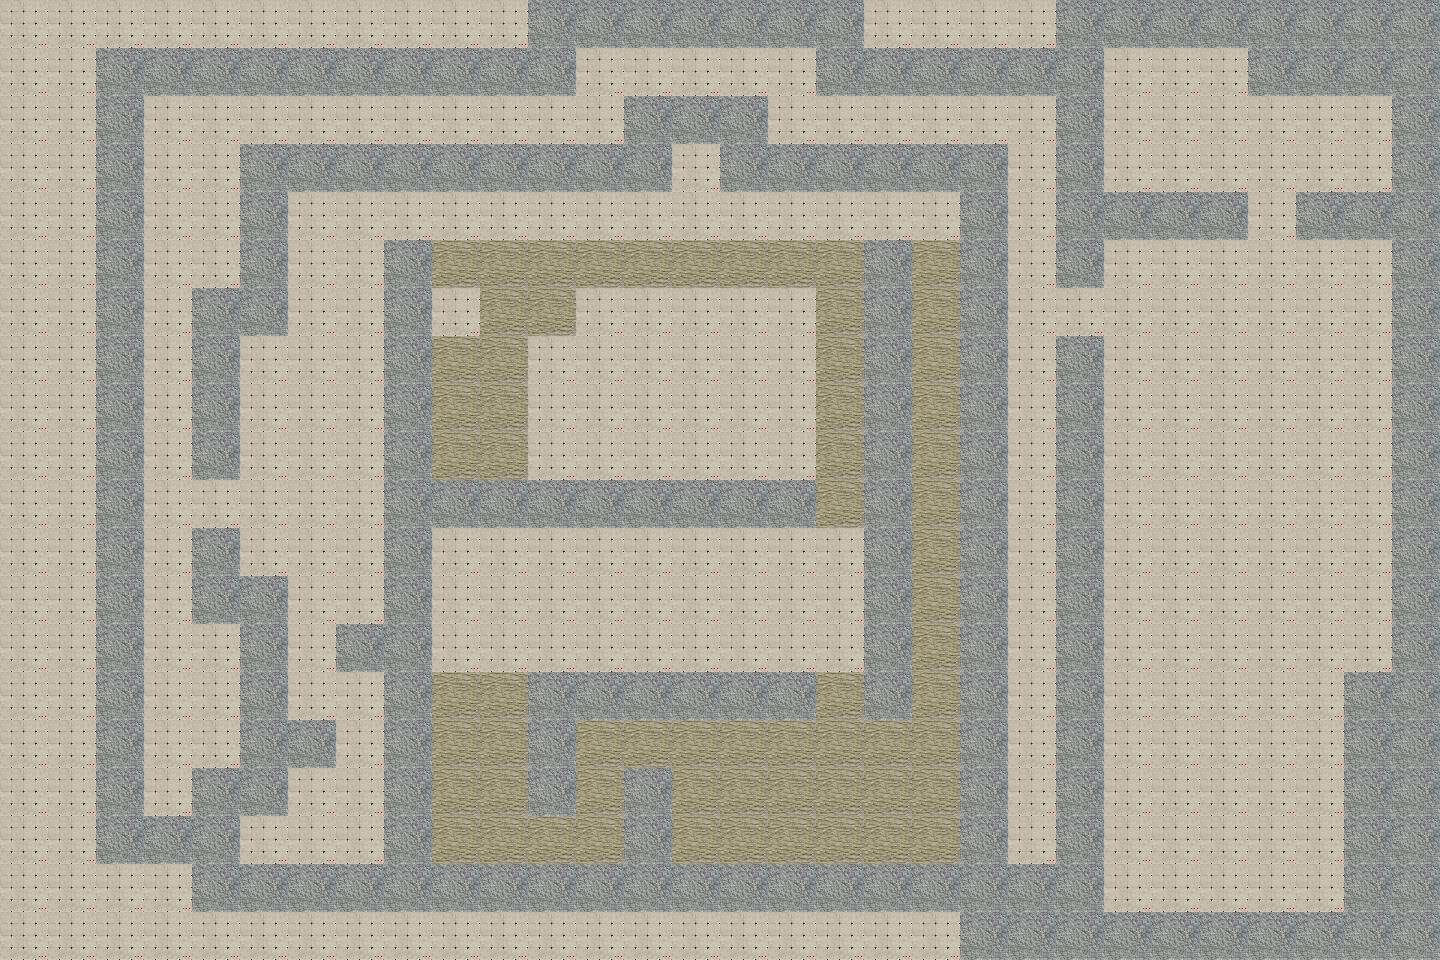

Tiled map render using the project's own tile images. Description and the map definition, with tile-layer contents summarised, below:
An orthogonal 30x20 tile map with 48x48 px tiles, 3 tile layers (ground, walls, dirt), 2 tilesets and 29 objects (24x stone, 4x golem, deathspirit).

<map version="1.10" tiledversion="1.10.2" orientation="orthogonal" renderorder="right-down" width="30" height="20" tilewidth="48" tileheight="48" infinite="0" nextlayerid="6" nextobjectid="69">
 <tileset firstgid="1" source="walls.tsx" />
 <tileset firstgid="5" source="animals.tsx" />
 <layer id="2" name="ground" width="30" height="20">
  <data>[600 cells, 600 non-empty, 1 distinct tile ids]</data>
 </layer>
 <layer id="1" name="walls" width="30" height="20">
  <data>[600 cells, 214 non-empty, 1 distinct tile ids]</data>
 </layer>
 <layer id="5" name="dirt" width="30" height="20">
  <data>[600 cells, 64 non-empty, 1 distinct tile ids]</data>
 </layer>
 <objectgroup id="3" name="main">
  <object id="1" name="deathspirit" type="deathspirit" gid="6" x="672" y="672" width="48" height="48">
   <properties>
    <property name="attach_controller" type="bool" value="true" />
    <property name="chase_camera" type="bool" value="true" />
    <property name="has_animations" type="bool" value="true" />
    <property name="is_squizable" type="bool" value="true" />
   </properties>
  </object>
  <object id="7" type="golem" gid="7" x="144" y="240" width="48" height="48">
   <properties>
    <property name="has_animations" type="bool" value="true" />
    <property name="is_walking" type="bool" value="true" />
   </properties>
  </object>
  <object id="10" type="golem" gid="7" x="672" y="192" width="48" height="48">
   <properties>
    <property name="chase_camera" type="bool" value="false" />
    <property name="has_animations" type="bool" value="true" />
    <property name="is_squizable" type="bool" value="true" />
    <property name="is_walking" type="bool" value="true" />
   </properties>
  </object>
  <object id="11" type="golem" gid="7" x="1152" y="288" width="48" height="48">
   <properties>
    <property name="has_animations" type="bool" value="true" />
    <property name="is_walking" type="bool" value="true" />
   </properties>
  </object>
  <object id="12" type="golem" gid="7" x="1104" y="768" width="48" height="48">
   <properties>
    <property name="has_animations" type="bool" value="true" />
    <property name="is_walking" type="bool" value="true" />
   </properties>
  </object>
  <object id="13" type="stone" gid="3" x="432" y="336" width="48" height="48">
   <properties>
    <property name="can_fall" type="bool" value="true" />
    <property name="can_roll" type="bool" value="true" />
    <property name="on_touch" value="roll" />
   </properties>
  </object>
  <object id="46" type="stone" gid="3" x="768" y="432" width="48" height="48">
   <properties>
    <property name="can_fall" type="bool" value="true" />
    <property name="can_roll" type="bool" value="true" />
   </properties>
  </object>
  <object id="47" type="stone" gid="3" x="624" y="336" width="48" height="48">
   <properties>
    <property name="can_fall" type="bool" value="true" />
    <property name="can_roll" type="bool" value="true" />
   </properties>
  </object>
  <object id="48" type="stone" gid="3" x="528" y="384" width="48" height="48">
   <properties>
    <property name="can_fall" type="bool" value="true" />
    <property name="can_roll" type="bool" value="true" />
   </properties>
  </object>
  <object id="49" type="stone" gid="3" x="576" y="480" width="48" height="48">
   <properties>
    <property name="can_fall" type="bool" value="true" />
    <property name="can_roll" type="bool" value="true" />
   </properties>
  </object>
  <object id="50" type="stone" gid="3" x="576" y="336" width="48" height="48">
   <properties>
    <property name="can_fall" type="bool" value="true" />
    <property name="can_roll" type="bool" value="true" />
   </properties>
  </object>
  <object id="51" type="stone" gid="3" x="672" y="336" width="48" height="48">
   <properties>
    <property name="can_fall" type="bool" value="true" />
    <property name="can_roll" type="bool" value="true" />
   </properties>
  </object>
  <object id="52" type="stone" gid="3" x="672" y="384" width="48" height="48">
   <properties>
    <property name="can_fall" type="bool" value="true" />
    <property name="can_roll" type="bool" value="true" />
   </properties>
  </object>
  <object id="53" type="stone" gid="3" x="768" y="336" width="48" height="48">
   <properties>
    <property name="can_fall" type="bool" value="true" />
    <property name="can_roll" type="bool" value="true" />
   </properties>
  </object>
  <object id="54" type="stone" gid="3" x="768" y="384" width="48" height="48">
   <properties>
    <property name="can_fall" type="bool" value="true" />
    <property name="can_roll" type="bool" value="true" />
   </properties>
  </object>
  <object id="55" type="stone" gid="3" x="720" y="432" width="48" height="48">
   <properties>
    <property name="can_fall" type="bool" value="true" />
    <property name="can_roll" type="bool" value="true" />
   </properties>
  </object>
  <object id="56" type="stone" gid="3" x="720" y="336" width="48" height="48">
   <properties>
    <property name="can_fall" type="bool" value="true" />
    <property name="can_roll" type="bool" value="true" />
   </properties>
  </object>
  <object id="57" type="stone" gid="3" x="720" y="384" width="48" height="48">
   <properties>
    <property name="can_fall" type="bool" value="true" />
    <property name="can_roll" type="bool" value="true" />
   </properties>
  </object>
  <object id="58" type="stone" gid="3" x="672" y="432" width="48" height="48">
   <properties>
    <property name="can_fall" type="bool" value="true" />
    <property name="can_roll" type="bool" value="true" />
   </properties>
  </object>
  <object id="59" type="stone" gid="3" x="768" y="480" width="48" height="48">
   <properties>
    <property name="can_fall" type="bool" value="true" />
    <property name="can_roll" type="bool" value="true" />
   </properties>
  </object>
  <object id="60" type="stone" gid="3" x="624" y="384" width="48" height="48">
   <properties>
    <property name="can_fall" type="bool" value="true" />
    <property name="can_roll" type="bool" value="true" />
   </properties>
  </object>
  <object id="61" type="stone" gid="3" x="528" y="480" width="48" height="48">
   <properties>
    <property name="can_fall" type="bool" value="true" />
    <property name="can_roll" type="bool" value="true" />
   </properties>
  </object>
  <object id="62" type="stone" gid="3" x="576" y="432" width="48" height="48">
   <properties>
    <property name="can_fall" type="bool" value="true" />
    <property name="can_roll" type="bool" value="true" />
   </properties>
  </object>
  <object id="63" type="stone" gid="3" x="624" y="432" width="48" height="48">
   <properties>
    <property name="can_fall" type="bool" value="true" />
    <property name="can_roll" type="bool" value="true" />
   </properties>
  </object>
  <object id="64" type="stone" gid="3" x="720" y="480" width="48" height="48">
   <properties>
    <property name="can_fall" type="bool" value="true" />
    <property name="can_roll" type="bool" value="true" />
   </properties>
  </object>
  <object id="65" type="stone" gid="3" x="672" y="480" width="48" height="48">
   <properties>
    <property name="can_fall" type="bool" value="true" />
    <property name="can_roll" type="bool" value="true" />
   </properties>
  </object>
  <object id="66" type="stone" gid="3" x="624" y="480" width="48" height="48">
   <properties>
    <property name="can_fall" type="bool" value="true" />
    <property name="can_roll" type="bool" value="true" />
   </properties>
  </object>
  <object id="67" type="stone" gid="3" x="528" y="432" width="48" height="48">
   <properties>
    <property name="can_fall" type="bool" value="true" />
    <property name="can_roll" type="bool" value="true" />
   </properties>
  </object>
  </objectgroup>
</map>
<!-- 1 of 29 objects omitted -->
